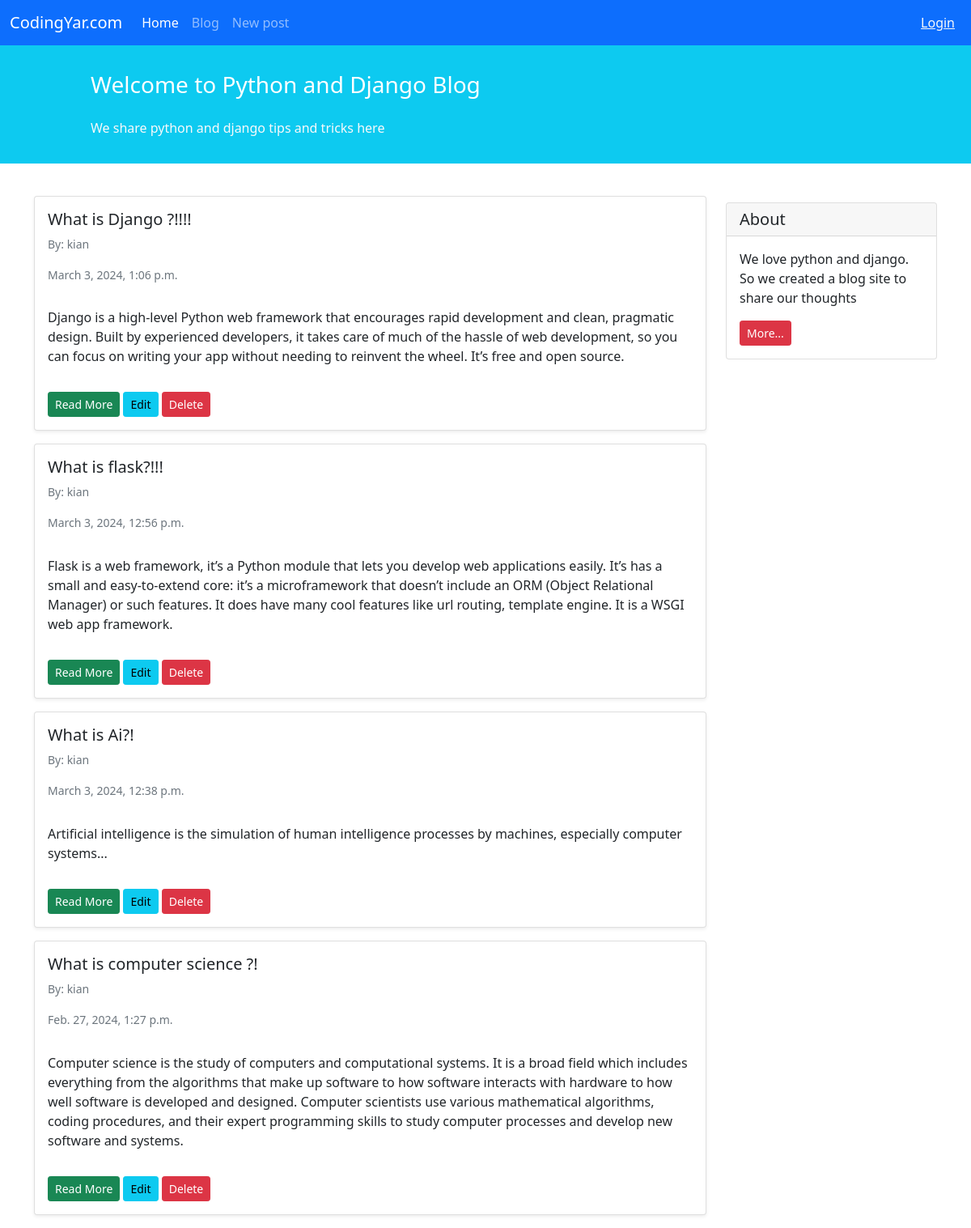
Screenshot of /blog/ with the database file from the repository.
### blog/models.py (models this page shows, shortened)
class Post(models.Model):
    STATUS_CHOICES = (
        ('pub', 'Published'),
        ('drf', 'Draft'),
    )
    title = models.CharField(max_length=100)
    text = models.TextField()
    author = models.ForeignKey('auth.User',on_delete=models.CASCADE)
    datetime_created = models.DateTimeField(auto_now_add=True)
    datetime_modified = models.DateTimeField(auto_now=True)
    status = models.CharField(choices=STATUS_CHOICES,max_length=100)

### blog/views.py (the view)
# urls.py: path('', views.post, name='posts_list'),
def post(request):
    posts = Post.objects.filter(status='pub').order_by('-datetime_modified')
    context = {
        'posts': posts
    }
    return render(request, 'blog/shiow_post.html', context)

### blog/templates/blog/shiow_post.html
{% extends '_base.html' %}
{% if user.is_authenticated %}
    <p>hi</p>
{% else %}
{% block contect %}
<div class="container mt-4">
    <div class="row">
        <div class="col-9">
            {% for post in posts %}
            <div class="card shadow-sm my-3">
                <div class="card-body">
                    <h5 class="card-title">{{ post.title }}</h5>
                    <p class="small text-muted mt-2">By: {{ post.author }}</p>
                    <h6 class="card-subtitle mb-2 text-muted small py-2">{{ post.datetime_modified }}</h6>
                    <p class="card-text py-3">
                        {{ post.text }}
                    </p>
                    <a href="{% url 'posts_detail' post.id %}" class="btn btn-sm btn-success">Read More</a>
                    <a href="{% url  'post_update' post.id %}" class="btn btn-sm btn-info">Edit</a>
                    <a href="{% url  'post_delete' post.id %}" class="btn btn-sm btn-danger">Delete</a>
                </div>
            </div>
            {% endfor %}
        </div>
        <div class="col-3">
                <div class="card my-4">
                    <h5 class="card-header">About</h5>
                    <div class="card-body">
                        <p class="card-text">We love python and django. So we created a blog site to share our
                            thoughts</p>
                        <a href="#"
                           class="btn btn-sm btn-danger">
                            More...
                        </a>
                    </div>
                </div>
        </div>
    </div>
</div>
{% endblock contect %}
{% endif %}

### templates/_base.html (shortened to what this page needs)
<!doctype html>
<html lang="en">
<head>
    <link href="https://cdn.jsdelivr.net/npm/bootstrap@5.1.3/dist/css/bootstrap.min.css" rel="stylesheet"
>
</head>
<body>
<nav class="navbar navbar-expand-lg navbar-dark bg-primary">
    <div class="container-fluid">
        <a class="navbar-brand" href="#">CodingYar.com</a>
        <div class="collapse navbar-collapse" id="navbarNavAltMarkup">
            <div class="navbar-nav">
                <a class="nav-link active" aria-current="page" href="#">Home</a>
                <a class="nav-link" href="{% url "posts_list" %}">Blog</a>
                <a class="nav-link" href="{% url "post_create" %}">New post</a>
            </div>
        </div>
        <div class="mx-2 text-white">
            {% if user.is_authenticated %}
                <p> Welcome {{ user.username }} | <a class="text-light" href="{% url "logout" %}">logout</a></p>
            {% else %}
                <a class="text-light" href="{% url 'login' %}">Login</a>
            {% endif %}
        </div>
    </div>
</nav>
<div class="container-fluid bg-info">
    <div class="row py-3">
        <div class="col-md-8 col-md-10 mx-auto">
            <h3 class="my-4 mt-3 text-white">Welcome to Python and Django Blog</h3>
            <p class="text-light">We share python and django tips and tricks here</p>
        </div>
    </div>
</div>
{% block contect %}
{% endblock contect %}
</body>
</html>

### rows the page displays
Post: title "What is Django ?!!!!", author "kian", datetime_modified "March 3, 2024, 1:06 p.m.", text "Django is a high-level Python web framework that encourages rapid development and clean, pragmatic design. Built by experienced developers, it takes care of much of the hassle of web development, so you can focus on writing your app without needing to reinvent the wheel. It’s free and open source."
Post: title "What is flask?!!!", author "kian", datetime_modified "March 3, 2024, 12:56 p.m.", text "Flask is a web framework, it’s a Python module that lets you develop web applications easily. It’s has a small and easy-to-extend core: it’s a microframework that doesn’t include an ORM (Object Relational Manager) or such features. It does have many cool features like url routing, template engine. It is a WSGI web app framework."
Post: title "What is Ai?!", author "kian", datetime_modified "March 3, 2024, 12:38 p.m.", text "Artificial intelligence is the simulation of human intelligence processes by machines, especially computer systems..."
Post: title "What is computer science ?!", author "kian", datetime_modified "Feb. 27, 2024, 1:27 p.m.", text "Computer science is the study of computers and computational systems. It is a broad field which includes everything from the algorithms that make up software to how software interacts with hardware to how well software is developed and designed. Computer scientists use various mathematical algorithms, coding procedures, and their expert programming skills to study computer processes and develop new software and systems."
